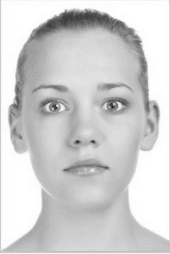
#> input picture EscobarMartin_hm2/cara_02_grisesMF.png, 170 x 254 px
$ python Fourier.py
#> lines starting #> are read from the running program, lines starting #| are printed output that depends on the picture
import numpy as np
import matplotlib.pylab as plt
from scipy.fftpack import fft, fftfreq, fft2, ifft2

#Filtro de Gauss

cara2=plt.imread("cara_02_grisesMF.png")
#> cara2 is the input picture: shape (254, 170) float32; min 0.125, max 1, mean 0.816
cara3=plt.imread("cara_03_grisesMF.png")
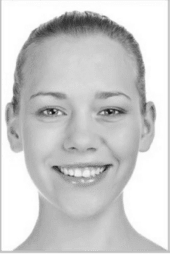
#> input picture EscobarMartin_hm2/cara_03_grisesMF.png, 170 x 254 px
#> cara3 is the input picture: shape (254, 170) float32; min 0.0784, max 1, mean 0.803

#plt.imshow(cara2)
#plt.imshow(cara3)

fftcara2 = fft2(cara2)
fftcara3 = fft2(cara3)

fftcara3abs = abs(fft2(cara3))
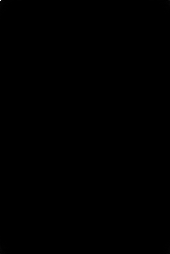
#> fftcara3abs: shape (254, 170) float32; min 0.012, max 34652.8, mean 8.2; drawn with min black and max white
fftcara2abs = abs(fft2(cara2))
#plt.imshow(np.log(fftcara3abs))

#print(fftcara3.shape)

def Gauss(x,y,c):
    r = x**2 + y**2
    return np.exp(-(r)/c)

x = np.linspace(-1,1,fftcara3.shape[1])
#> x = 170 values from -1 to 1
y = np.linspace(-1,1,fftcara3.shape[0])
#> y = 254 values from -1 to 1

dx, dy = np.meshgrid(x,y)   #Convierte el linspace a 2D

#print(dx,dy)

filtro = Gauss(dx, dy, 3.5)  # c controla el ancho del filtro
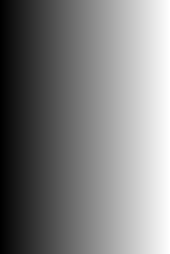
#> dx: shape (254, 170) float64; min -1, max 1, mean -2.67e-17; drawn with min black and max white
lowpass= 1-filtro
highpass= filtro
#plt.imshow(lowpass)

cara2filtrada=fftcara2*highpass

cara2final=ifft2(cara2filtrada)

#plt.imshow(1-np.real(cara2final),cmap="Greys")


cara3filtrada=fftcara3*lowpass

cara3final=ifft2(cara3filtrada)

#plt.imshow(1-np.real(cara3final),cmap="Greys")

caratotalfiltrada = cara2filtrada + cara3filtrada

caratotal = ifft2(caratotalfiltrada)

#plt.imshow(1-np.real(caratotal),cmap="Greys")

plt.figure(figsize=(3,5))
plt.subplot(1,2,1)
plt.title("Fft Cara2")
plt.imshow(np.log(fftcara2abs))
plt.subplot(1,2,2)
plt.title("Fft Cara3")
plt.imshow(np.log(fftcara3abs))
plt.savefig("FFtImGauss.pdf")
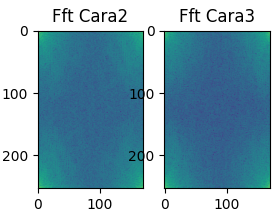
#> figure drawn by matplotlib, 2 panels

plt.figure(figsize=(6,20),dpi=100)
plt.subplot(5,2,1)
plt.title("Cara2")
plt.imshow(cara2, cmap="gray")
plt.subplot(5,2,2)
plt.title("Cara3")
plt.imshow(cara3, cmap="gray")

plt.subplot(5,2,3)
plt.title("Fft Cara2")
plt.imshow(np.log(fftcara2abs))
plt.subplot(5,2,4)
plt.title("Fft Cara3")
plt.imshow(np.log(fftcara3abs))


plt.subplot(5,2,5)
plt.title("Filtro pasa Altos")
plt.imshow(highpass)
plt.subplot(5,2,6)
plt.title("Filtro pasa Bajos")
plt.imshow(lowpass)

plt.subplot(5,2,7)
plt.title("Fft Cara2 Filtrada")
plt.imshow(np.log(abs(cara2filtrada)))
plt.subplot(5,2,8)
plt.title("Fft Cara3 Filtrada")
plt.imshow(np.log(abs(cara3filtrada)))

plt.subplot(5,2,9)
plt.title("Cara 2 Filtrada")
plt.imshow(abs(cara2final), cmap="gray")
plt.subplot(5,2,10)
plt.title("Cara 3 Filtrada")
plt.imshow(abs(cara3final), cmap="gray")
plt.savefig("ImProcesoGauss.pdf")

#Imagen Hibrida 1

plt.figure(figsize=(3,5),dpi=100)
plt.imshow(1-np.real(caratotal),cmap="Greys")
plt.title("Imagen Hibrida Gauss")
plt.savefig("ImHybridGauss.pdf")
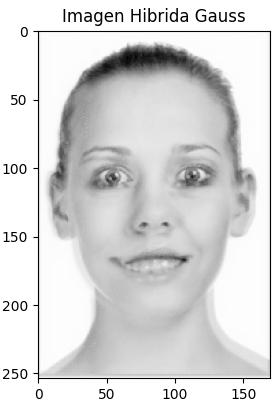
#> figure drawn by matplotlib, 1 panel


#############################################################################
################################## Filtro Heavy
############################################################################

c = 1.7
cara2=plt.imread("cara_02_grisesMF.png")
cara3=plt.imread("cara_03_grisesMF.png")

#plt.imshow(cara2)
#plt.imshow(cara3)

fftcara2 = fft2(cara2)
fftcara3 = fft2(cara3)

#print(np.abs(fftcara3)/np.max(np.abs(fftcara3)))

fftcara3abs = abs(fft2(cara3))
fftcara2abs = abs(fft2(cara2))
#plt.imshow(np.log(fftcara3abs))

#print(fftcara3.shape)

def hv(x,y,c):
    r = x**2 + y**2
    return r<=c

x = np.linspace(-1,1,fftcara3.shape[1])
y = np.linspace(-1,1,fftcara3.shape[0])

dx, dy = np.meshgrid(x,y)   #Convierte el linspace a 2D

#print(dx,dy)

filtro = hv(dx, dy, c)  # c controla el ancho del filtro
lowpass= 1-filtro
highpass= filtro
#plt.imshow(lowpass)

cara2filtrada=fftcara2*highpass

cara2final=ifft2(cara2filtrada)

#plt.imshow(1-np.real(cara2final),cmap="Greys")


cara3filtrada=fftcara3*lowpass

cara3final=ifft2(cara3filtrada)

#plt.imshow(1-np.real(cara3final),cmap="Greys")

caratotalfiltrada = cara2filtrada + cara3filtrada

caratotal = ifft2(caratotalfiltrada)

#plt.imshow(1-np.real(caratotal),cmap="Greys")


plt.figure(figsize=(3,5))
plt.subplot(1,2,1)
plt.title("Fft Cara2")
plt.imshow(np.log(fftcara2abs))
plt.subplot(1,2,2)
plt.title("Fft Cara3")
plt.imshow(np.log(fftcara3abs))
plt.savefig("FFtIm.pdf")

#####################################################
##### Plot proceso ###########

plt.figure(figsize=(6,20))
plt.subplot(5,2,1)
plt.title("Cara2")
plt.imshow(cara2, cmap="gray")
plt.subplot(5,2,2)
plt.title("Cara3")
plt.imshow(cara3, cmap="gray")

plt.subplot(5,2,3)
plt.title("Fft Cara2")
plt.imshow(np.log(fftcara2abs))
plt.subplot(5,2,4)
plt.title("Fft Cara3")
plt.imshow(np.log(fftcara3abs))

plt.subplot(5,2,5)
plt.title("Filtro pasa Altos")
plt.imshow(highpass)
plt.subplot(5,2,6)
plt.title("Filtro pasa Bajos")
plt.imshow(lowpass)

plt.subplot(5,2,7)
plt.title("Fft Cara2 Filtrada")
plt.imshow(np.log(abs(cara2filtrada)))
plt.subplot(5,2,8)
plt.title("Fft Cara3 Filtrada")
plt.imshow(np.log(abs(cara3filtrada)))

plt.subplot(5,2,9)
plt.title("Cara 2 Filtrada")
plt.imshow(abs(cara2final),cmap="gray")
plt.subplot(5,2,10)
plt.title("Cara 3 Filtrada")
plt.imshow(abs(cara3final),cmap="gray")
plt.savefig("ImProceso.pdf")
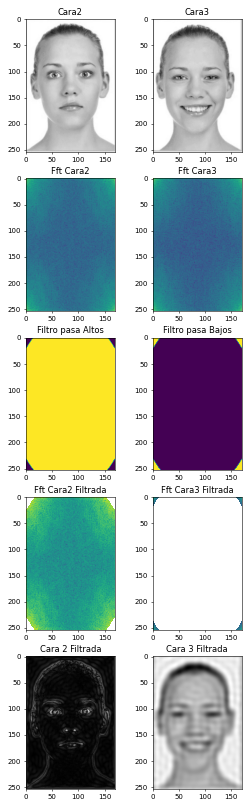
#> figure drawn by matplotlib, 10 panels

#Imagen Hibrida 2

plt.figure(figsize=(3,5))
plt.imshow(1-np.real(caratotal),cmap="Greys")
plt.title("Imagen Hibrida Hv")
plt.savefig("ImHybrid.pdf")
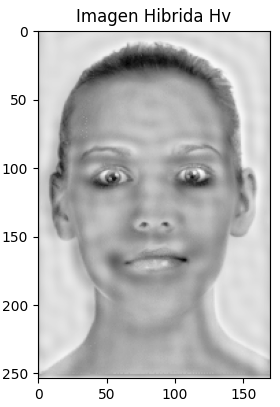
#> figure drawn by matplotlib, 1 panel
